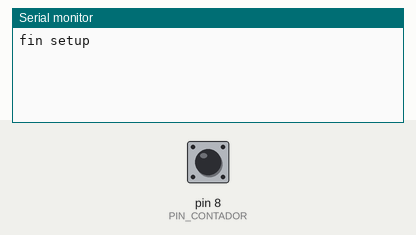
Recording of a sketch running on a simulated Arduino Uno, built with avr-gcc and run on an emulated ATmega328P. Parts: the last lines printed to the serial monitor. Inputs (shaded band) come from the test bench; at power-on: pin 8 (PIN_CONTADOR) LOW.

Above: at 1.2 s.
1.3 s: pin 8 (PIN_CONTADOR) driven HIGH
At 2.5 s:
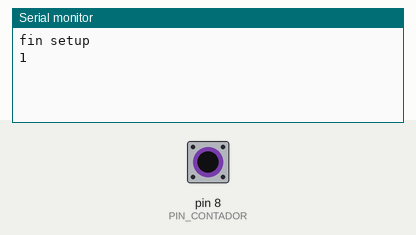
2.8 s: pin 8 (PIN_CONTADOR) pulsed LOW 5 times (0.12 s each, 0.3 s apart)
At 3.73 s:
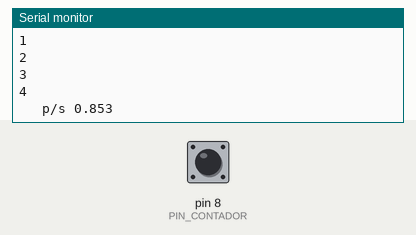
Timing chart, 0 to 5.8 s (numbered marks = the images above; inputs shaded):
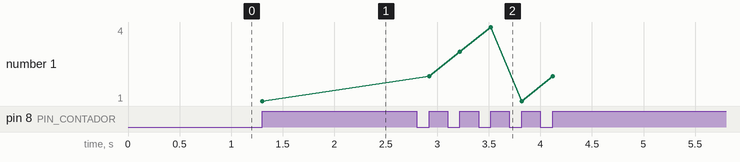

Measured:
- after the input at 1.3 s, the serial monitor: prints a new line at once (image 1)
- after the input at 2.8 s, the serial monitor: prints a new line after 0.12 s (image 2)
- plotted number 1: 1 → 2 after the input at 2.8 s

The sketch:

non_interruptions.ino
```cpp
//Variables de tiempo
unsigned long tiempo_real = 0;             //tiempo real en milisegundos
float tiempo_medicion = 0;                 //tiempo que tarda en registrar el numero de pulsos que nosotros establecemos en LIMITE_PULSOS
float tiempo_medicion_sec = 0;             //el mismo valor pero expresado en segundos en vez de milisegundos
unsigned long tiempo_anterior = 0;         //en esta variable se almacenara el dato del tiempo en el que se termino la medicion anterior y por tanto comenzo la siguiente

//CONSTANTES y variables del contador
int short PIN_CONTADOR = 8;                //Establecer el pin input para los pulsos
int short LIMITE_PULSOS = 4;               //Establecer cada cuantos pulsos se haran los calculos, aumentar para medidas mas precisas, disminuir para datos mas dinamicos.
bool estado_contador_actual = 0;           //Almacenara el valor actual de input que puede ser 0 o 1
bool estado_contador_anterior = 0;         //Almacenara el estado anterior de la variable anterior
int short contador = 0;                    //Aqui ya se almacenara el dato de pulsos de manera decimal
float pulsos_x_segundo = 0;                //Se almacenara el dato de pulsos por segundo que se obtiene de la ecuacion en la linea 46

//CONSTANTES y variables de RPM
int short PULSOS_POR_VUELTA = 1;           //Introducir aqui el numero de dientes que tenga la corona para el sensor de pulsos
float rpm = 0;

//CONSTANTES y variables velocidad_kmh
float PERIMETRO_RUEDA = 1;                 //Introducir aqui el perimetro de la rueda en km
float velocidad_kmh = 0;                   //variable que almacenara la velocidad_kmh

void setup()
{
  Serial.begin(115200);                    //Inicia comunicacion Serial
  tiempo_real = millis();                  //definimos tiempo real en setup para que funcione bien la primera vez que se ejecute
  Serial.println("fin setup");             //Sabremos que ha terminado el setup
}

void loop()
{
  tiempo_anterior = tiempo_real;                               //Detenemos aqui el tiempo guardandolo en tiempo anterior
  while(contador < LIMITE_PULSOS)                              //Mientras el numero de pulsos sea inferior a LIMITE_PULSOS
  {
    //Serial.println("while");                                 //Prueba, borrar esta linea si todo funciona ok
    estado_contador_actual = digitalRead(PIN_CONTADOR);        //Leer estado del PIN CONTADOR y almacenarlo en la variable del estado actual
    if (estado_contador_actual != estado_contador_anterior)    //Si cambia el estado
    {
      //Serial.println("cambio de estado");                    //Prueba, borrar esta linea si todo funciona ok
      if (estado_contador_actual == 1)                         //A HIGH
      {
        contador = contador + 1;                               //sumar 1 a contador
        Serial.println(contador);                              //Prueba, borrar esta linea si todo funciona ok
      }
    }
    estado_contador_anterior = estado_contador_actual;         //guardar en estado anterior el estado actual y volvemos a empezar el while si el valor de contador sigue siendo inferior al limite definido
  }

  tiempo_real = millis();                                      //actualizamos tiempo real
  tiempo_medicion = tiempo_real - tiempo_anterior;
  tiempo_medicion_sec = tiempo_medicion / 1000;
  pulsos_x_segundo = (contador-1) / tiempo_medicion_sec;       //ecuacion pulsos x segundo
  rpm = pulsos_x_segundo / PULSOS_POR_VUELTA * 60;             //ecuacion para conseguir las rpm
 	velocidad_kmh = rpm * PERIMETRO_RUEDA * 60;                  //velocidad_kmh en km/h

  //Serial.print("tm ");Serial.print(tiempo_medicion);Serial.print("   tr ");Serial.print(tiempo_real); Serial.print("   ta ");Serial.print(tiempo_anterior);
  //Serial.print("   cont ");Serial.print(contador-1);Serial.print("   tms ");Serial.print(tiempo_medicion_sec,3);
  Serial.print("   p/s "); Serial.println(pulsos_x_segundo,3);
  contador = 0;
}
```
